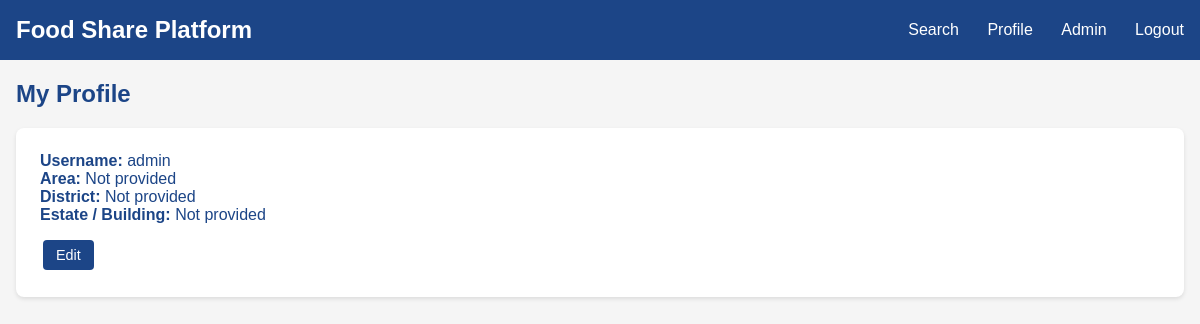
Screenshot of /profile (signed in) with the database file from the repository.
### tables this page shows
CREATE TABLE users (
            id INTEGER PRIMARY KEY AUTOINCREMENT,
            username TEXT UNIQUE NOT NULL,
            password_hash TEXT NOT NULL,
            area TEXT,
            district TEXT,
            estate_building TEXT,
            is_admin BOOLEAN DEFAULT 0
        );

### app.py (the view)
@app.route('/profile')
def profile():
    if 'user_id' not in session:
        return redirect(url_for('login', next=request.full_path))
    user_id = session['user_id']
    conn = db.get_db()
    user = conn.execute('SELECT * FROM users WHERE id = ?', (user_id,)).fetchone()
    conn.close()
    if not user:
        return redirect(url_for('login'))
    return render_template('profile.html', user=user)

### database.py (called while the page is built)
def get_db():
    conn = sqlite3.connect(DB_PATH)
    conn.row_factory = sqlite3.Row
    return conn

### templates/profile.html
{% extends "base.html" %}
{% block content %}
<div class="container">
    <h2>My Profile</h2>
    <div class="profile" style="background: white; padding: 1.5rem; border-radius: 8px; box-shadow: 0 2px 4px rgba(0,0,0,0.1);">
        <p><strong>Username:</strong> {{ user['username'] }}</p>
        <p><strong>Area:</strong> {{ user['area'] if user['area'] else 'Not provided' }}</p>
        <p><strong>District:</strong> {{ user['district'] if user['district'] else 'Not provided' }}</p>
        <p><strong>Estate / Building:</strong> {{ user['estate_building'] if user['estate_building'] else 'Not provided' }}</p>
        <a href="{{ url_for('edit_profile') }}" class="btn" style="margin-top: 1rem;">Edit</a>
    </div>
</div>
{% endblock %}

### templates/base.html (style rules this page uses)
* { margin: 0; padding: 0; box-sizing: border-box; }
body { font-family: Arial, sans-serif; background-color: #f5f5f5; color: #1c4587; }
a { color: #1c4587; text-decoration: none; }
.container { max-width: 1200px; margin: 0 auto; padding: 0 1rem; }
.btn { display: inline-block; background-color: #1c4587; color: white !important; padding: 0.3rem 0.8rem; border-radius: 4px; text-align: center; text-decoration: none; cursor: pointer; border: none; margin: 0.2rem; line-height: 1.4; white-space: nowrap; width: auto; font-family: Arial, sans-serif; font-size: 0.9rem; }
h2, h3 { margin-top: 20px; margin-bottom: 20px; }

### rows the page displays
users: username "admin", area "Not provided", district "Not provided", estate_building "Not provided"
